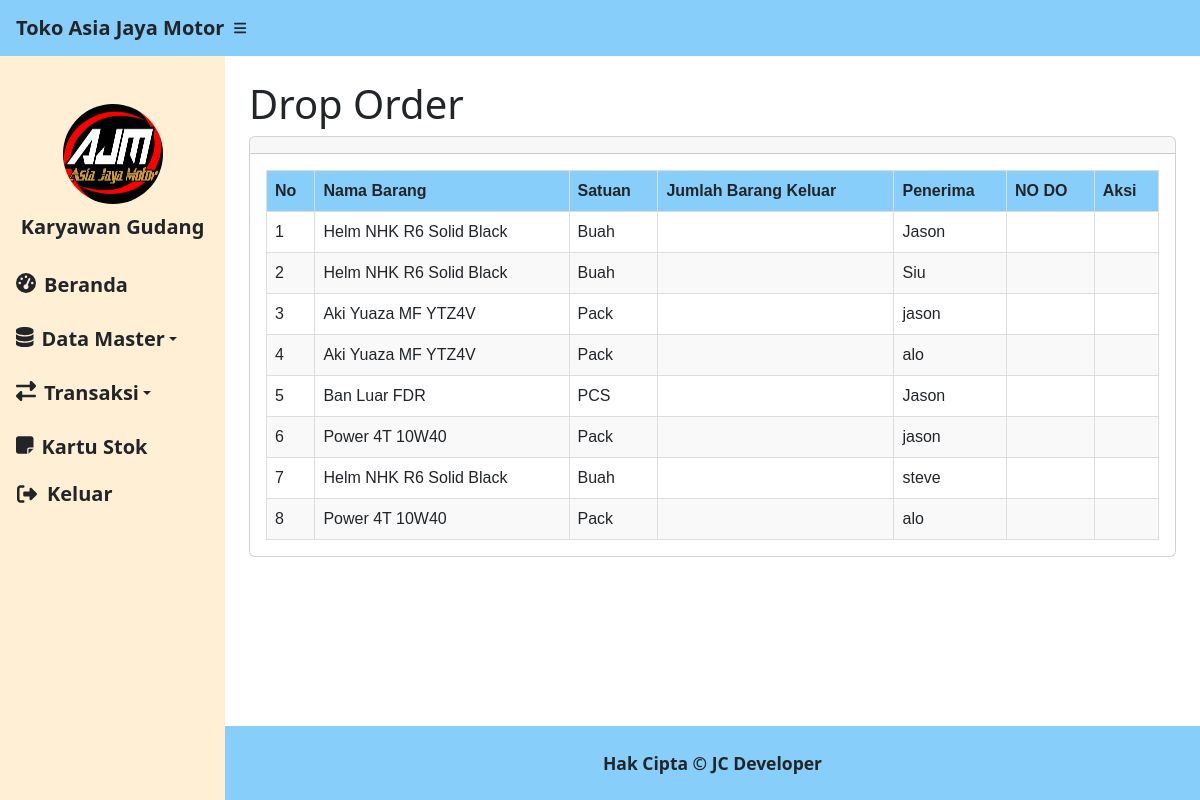
The page /do.php (signed in) on the database as committed earlier.
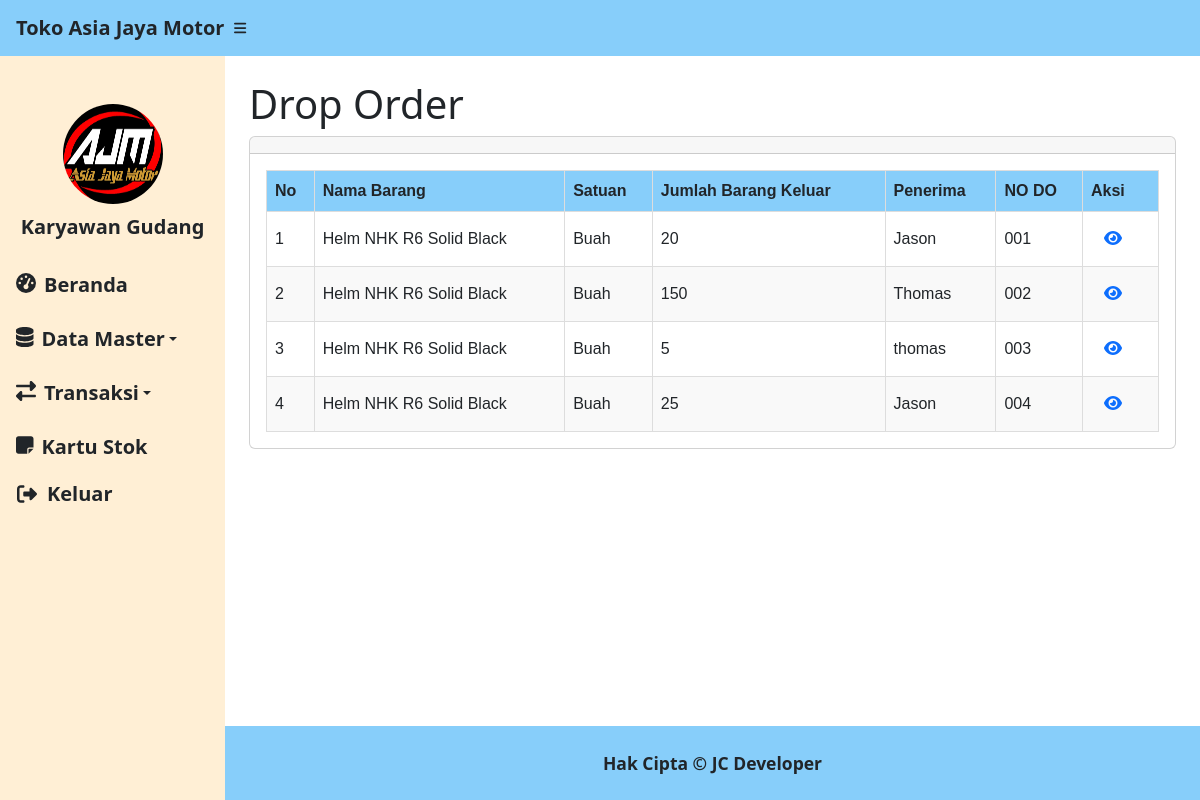
The same page on the database as committed later.
### tables this page shows
CREATE TABLE `stok` (
  `idbarang` int(11) NOT NULL,
  `namabarang` varchar(25) NOT NULL,
  `jenisbarang` varchar(25) NOT NULL,
  `satuan` varchar(100) NOT NULL,
  `keterangan` varchar(500) NOT NULL,
  `Tanggal_Expired` varchar(100) NOT NULL,
  `stock` int(11) NOT NULL
);

### do.php (the view, shortened to what this page needs)
<?php
require 'fungsi.php';
?>
<!DOCTYPE html>
<html lang="en">
<head>
    <link href="https://cdn.jsdelivr.net/npm/simple-datatables@7.1.2/dist/style.min.css" rel="stylesheet" />
    <link href="css/styles.css" rel="stylesheet" />
</head>
<body class="sb-nav-fixed">
    <nav class="sb-topnav navbar navbar-expand navbar-dark navmain">
        <a class="navbar-brand ps-3 text-dark" style="font-weight: bold;" href="index.php">Toko Asia Jaya Motor</a>
        <button class="btn btn-link btn-sm order-1 order-lg-0 me-4 me-lg-0" id="sidebarToggle" href="#!"><i class="fas fa-bars text-dark" style="font-weight: bold;"></i></button>
    </nav>
    <div id="layoutSidenav">
        <div id="layoutSidenav_nav">
            <nav class="sb-sidenav accordion navsecond" id="sidenavAccordion">
                <div class="container text-center mt-5">
                    <img src="./img/logo-ajm.jpeg" class="rounded-circle mx-auto" style="width: 100px; height: 100px;">
                    <p class="mt-2 text-dark fs-5" style="font-weight: bold;">Karyawan Gudang</p>
                </div>
                <div class="sb-sidenav-menu">
                    <div class="nav">
                        <a class="nav-link text-white" href="beranda.php">
                            <div class="sb-nav-link-icon"><i class="fas fa-tachometer-alt fs-5 text-dark"></i></div>
                            <p class="mb-0 fs-5 hover-effect text-dark" style="font-weight: bold;">Beranda</p>
                        </a>
                        <li class="nav-item dropdown">
                            <a class="nav-link dropdown-toggle text-dark" id="stokBarangDropdown" role="button" data-bs-toggle="dropdown" aria-haspopup="true" aria-expanded="false">
                                <div class="sb-nav-link-icon"><i class="fas fa-database fs-5 text-dark"></i></div>
                                <span class="mb-0 fs-5 hover-effect text-dark" style="font-weight: bold;">Data Master</span>
                            </a>
                        </li>
                        <li class="nav-item dropdown">
                            <a class="nav-link dropdown-toggle text-dark" id="stokBarangDropdown" role="button" data-bs-toggle="dropdown" aria-haspopup="true" aria-expanded="false">
                                <div class="sb-nav-link-icon"><i class="fas fa-exchange-alt fs-5 text-dark"></i></div>
                                <span class="mb-0 fs-5 hover-effect text-dark" style="font-weight: bold;">Transaksi</span>
                            </a>
                        </li>
                        <a class="nav-link text-white" href="kartustok.php">
                            <div class="sb-nav-link-icon"><i class="fa-solid fa-note-sticky fs-5 text-dark"></i></div>
                            <p class="mb-0 fs-5 hover-effect text-dark" style="font-weight: bold;">Kartu Stok</p>
                        </a>
                        <button onclick="confirmLogout()" class="btn btn-link btn-sm order-1 order-lg-0 me-4 me-lg-0 text-dark fs-5" style="font-weight: bold; text-decoration: none; display: flex; align-items: center;">
                            <div class="sb-nav-link-icon"><i class="fas fa-sign-out-alt fs-5 text-dark" style="margin-left: 8px;"></i></div>
                            <span style="margin-left: 10px;">Keluar</span>
                        </button>
                    </div>
                </div>
            </nav>
        </div>
        <div id="layoutSidenav_content">
            <main>
                <div class="container-fluid px-4">
                    <h1 class="mt-4">Drop Order</h1>
                    <div class="card mb-4">
                        <div class="card-header">
                        </div>
                        <div class="card-body">
                            <table id="datatablesSimple">
                                <thead>
                                    <tr>
                                        <th>No</th>
                                        <th>Nama Barang</th>
                                        <th>Satuan</th>
                                        <th>Jumlah Barang Keluar</th>
                                        <th>Penerima</th>
                                        <th>NO DO</th>
                                        <th>Aksi</th>
                                    </tr>
                                </thead>
                                <tbody>
                                    <?php
                                    if (isset($_POST['saringtanggal'])) {
                                        $mulai = $_POST['tanggal_mulai'];
                                        $selesai = $_POST['tanggal_selesai'];
                                        if ($mulai != null || $selesai != null) {
                                            $ambilsemuadatastok = mysqli_query($conn, "SELECT * FROM `barang-keluar` k, stok s WHERE s.idbarang = k.idbarang
                                                    AND tanggal BETWEEN '$mulai' AND DATE_ADD('$selesai', INTERVAL 1 DAY) ORDER BY idkeluar DESC");
                                        } else {
                                            $ambilsemuadatastok = mysqli_query($conn, "SELECT * FROM `barang-keluar` k, stok s WHERE s.idbarang = k.idbarang");
                                        }
                                    } else {
                                        $ambilsemuadatastok = mysqli_query($conn, "SELECT * FROM `barang-keluar` k, stok s WHERE s.idbarang = k.idbarang");
                                    }
                                    $i = 1;
                                    while ($data = mysqli_fetch_array($ambilsemuadatastok)) {
                                        $idk = $data['idkeluar'];
                                        $namabarang = $data['namabarang'];
                                        $satuan = $data['satuan'];
                                        $qty_keluar = $data['qty_keluar'];
                                        $penerima = $data['penerima'];
                                        $no_do = $data['no_do'];
                                        $foto_barang = $data['foto_barang'];
                                    ?>
                                        <tr>
                                            <td><?php echo $i++; ?></td>
                                            <td><?php echo $namabarang; ?></td>
                                            <td><?php echo $satuan; ?></td>
                                            <td><?php echo $qty_keluar; ?></td>
                                            <td><?php echo $penerima; ?></td>
                                            <td><?php echo $no_do; ?></td>
                                            <td>
                                                <?php if (!empty($foto_barang)) { ?>
                                                    <button type="button" class="btn btn-link" data-bs-toggle="modal" data-bs-target="#lihatgambar<?php echo $idk; ?>">
                                                        <i class="fas fa-eye"></i>
                                                    </button>
                                                <?php } ?>
                                            </td>
                                        </tr>
                                    <?php
                                    }
                                    ?>
                                </tbody>
                            </table>
                        </div>
                    </div>
                </div>
            </main>
            <footer class="py-4 mt-auto text-dark fs-5 footer" style="font-weight: bold;">
                <div class="container-fluid px-4">
                    <div class="d-flex align-items-center justify-content-center small">
                        <div class="text-center font-weight-bold">Hak Cipta &copy; JC Developer</div>
                    </div>
                </div>
            </footer>
        </div>
    </div>
</body>
</html>

### do.php (style rules this page uses)
.navmain { background-color: #87CEFA }
.navsecond { background-color: #FFEFD5 }
.footer { background-color: #87CEFA }
#datatablesSimple { font-family: Arial, sans-serif; border-collapse: collapse; width: 100%; }
#datatablesSimple th, #datatablesSimple td { border: 1px solid #dddddd; text-align: left; padding: 8px; }
#datatablesSimple th { background-color: #87CEFA; }
#datatablesSimple tr:nth-child(even) { background-color: #f9f9f9; }

Rows that differ between the two databases and show on the page:
removed barang-keluar: idbarang.namabarang "Helm NHK R6 Solid Black", idbarang.satuan "Buah", penerima "Jason"
removed barang-keluar: idbarang.namabarang "Helm NHK R6 Solid Black", idbarang.satuan "Buah", penerima "Siu"
removed barang-keluar: idbarang.namabarang "Aki Yuaza MF YTZ4V", idbarang.satuan "Pack", penerima "jason"
removed barang-keluar: idbarang.namabarang "Aki Yuaza MF YTZ4V", idbarang.satuan "Pack", penerima "alo"
removed barang-keluar: idbarang.namabarang "Ban Luar FDR", idbarang.satuan "PCS", penerima "Jason"
removed barang-keluar: idbarang.namabarang "Power 4T 10W40", idbarang.satuan "Pack", penerima "jason"
removed barang-keluar: idbarang.namabarang "Helm NHK R6 Solid Black", idbarang.satuan "Buah", penerima "steve"
removed barang-keluar: idbarang.namabarang "Power 4T 10W40", idbarang.satuan "Pack", penerima "alo"
added barang-keluar: idbarang.namabarang "Helm NHK R6 Solid Black", idbarang.satuan "Buah", qty_keluar "20", penerima "Jason", no_do "001"
added barang-keluar: idbarang.namabarang "Helm NHK R6 Solid Black", idbarang.satuan "Buah", qty_keluar "150", penerima "Thomas", no_do "002"
added barang-keluar: idbarang.namabarang "Helm NHK R6 Solid Black", idbarang.satuan "Buah", qty_keluar "5", penerima "thomas", no_do "003"
added barang-keluar: idbarang.namabarang "Helm NHK R6 Solid Black", idbarang.satuan "Buah", qty_keluar "25", penerima "Jason", no_do "004"
